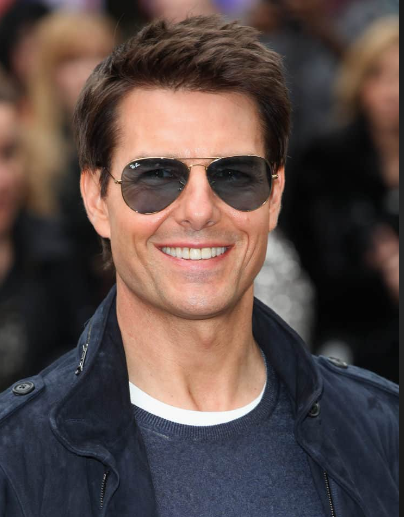
#> input picture Main/Tom Cruise/tom cruise 2.png, 404 x 517 px, found by its file name; its folder holds only this picture in this run
$ jupyter execute --allow-errors 'Face Detection and Recognition System.ipynb'
#> lines starting #> are read from the running program, lines starting #| are printed output that depends on the picture
# Face Detection using CNN

CNN(Convolutional Neural Network) face detector that is both highly accurate and very robust, capable of detecting faces from varying viewing angles, lighting conditions.
Convolutional Layers: These layers learn hierarchical features from the image, capturing patterns like edges, textures, and shapes.
Here we are taken Tom Cruise and Matt Damon images to face detection.

[cell 1]
# import library what we need
import numpy as np
import pandas as pd
import warnings
warnings.filterwarnings('ignore')
import matplotlib.pyplot as plt
import pandas as pd
import seaborn as snb
import os
import cv2 as cv

[cell 2]
for k in os.listdir("Tom Cruise"):
    print(k)

[cell 3]
# plot the image
for f in os.listdir('Tom Cruise'):
    ar = cv.imread('Tom Cruise/'+f)
#> ar is the input picture: shape (517, 404, 3); mean B, G, R 70.1, 73.5, 88.6
    gr=cv.cvtColor(ar,cv.COLOR_BGR2GRAY)
    img=cv.resize(gr,(500,500))
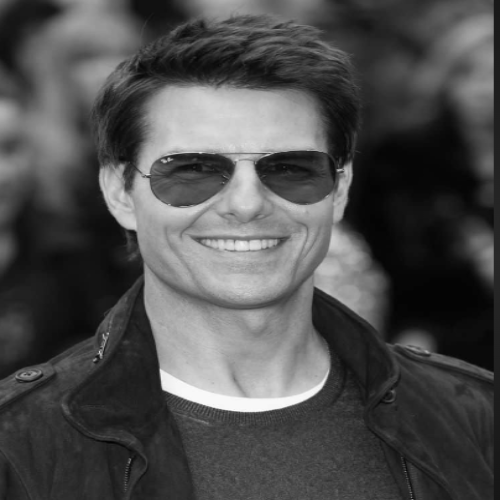
#> img: shape (500, 500); min 2, max 252, mean 77.5
    fing=img.flatten()
    plt.imshow(img)

[cell 4]
z=np.zeros((1,2916))
for f in os.listdir('Tom Cruise'):
    ar = cv.imread('Tom Cruise/'+f)
    gr=cv.cvtColor(ar,cv.COLOR_BGR2GRAY)
    img=cv.resize(gr,(54,54))
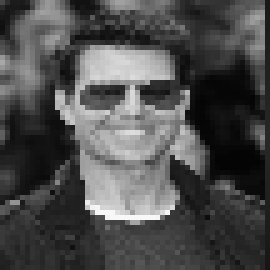
#> img: shape (54, 54) (shown 5 times larger); min 4, max 248, mean 77.3
    fing=img.flatten()
#> fing = 2916 values, max 248 at index 2288, min 4 at index 1120, mean 77.3
    z=np.append(z,[fing], axis=0)

[cell 5]
z.shape
#> Out = (2, 2916)

# CNN ----Convolutional Neural Network

[cell 6]
# iterating face images through a directory structure (Main)
# reading path of the images and stored in 'j'
ls=[]
for k in os.listdir('Main'):
    for j in os.path.abspath(k):
        ar=cv.imread(os.path.abspath(j))
        ls.append(ar)

[cell 7]
ls=[]
#> ls = []
for k in os.listdir('Main'):
    for j in os.listdir('Main'+'/'+k):  # changing path into array
        ar=cv.imread('Main'+'/'+k+'/'+j)
        gr=cv.cvtColor(ar,cv.COLOR_BGR2GRAY) # changing colour to black and white
        img=cv.resize(gr,(54,54))
        fimg=img.flatten() # resize the images
#> fimg has the same summary as fing
        ls.append(img)

[cell 8]
img.shape
#> Out = (54, 54)

[cell 9]
len(ls)
#> Out = 1

[cell 10]
ls=[]
for k in os.listdir('Main'):
    for j in os.listdir('Main'+'/'+k):
        ar=cv.imread('Main'+'/'+k+'/'+j)
        gr=cv.cvtColor(ar,cv.COLOR_BGR2GRAY)  # Convert the image to grayscale
        img=cv.resize(gr,(54,54))   #  Resize the cropped face to a smaller size
        flt=img.reshape(1,-1)  #  Flatten the resized face image into a 1D array
        print(flt)
#> (printed output is left out)
        print(flt.shape)
#| (1, 2916)

[cell 11]
# vstacking will help to make all the in one array:
emt=np.zeros((1,2916))
for k in os.listdir('Main'):
    for j in os.listdir('Main'+'/'+k):
        ar=cv.imread('Main'+'/'+k+'/'+j)
        gr=cv.cvtColor(ar,cv.COLOR_BGR2GRAY)
        img=cv.resize(gr,(54,54))
        flt=img.reshape(1,-1)

        emt= np.vstack([emt,flt])
        print(emt.shape)
#| (2, 2916)

[cell 12]
emt.shape  # increased 1 column b/c added zeros in the loop
#> Out = (2, 2916)

[cell 13]
nar=np.delete(emt,0,axis=0) # deleting one column so axis is 0

[cell 14]
nar.shape
#> Out = (1, 2916)

[cell 15]
har=cv.CascadeClassifier("haarcascade_frontalface_default.xml")
har.detectMultiScale(ar,scaleFactor=1.1,minNeighbors=9)
#> Out = [[79, 89, 238, 238]]

[cell 16]
faces_rect = har.detectMultiScale(ar, scaleFactor=1.1, minNeighbors=9)
#> faces_rect = [[79, 89, 238, 238]]
faces_rect

for (x, y, w, h) in faces_rect:
    cv.rectangle(img, (x, y), (x+w, y+h), (0, 255, 0), thickness=2)
#> this loop made 1 pass

[cell 17]
for p in os.listdir('Main'):

    for k in os.listdir('Main/' + p):

        img = cv.imread('Main/' + p + '/'+ k)
        ar = cv.cvtColor(img, cv.COLOR_BGR2GRAY)
        faces_rect = har.detectMultiScale(ar, scaleFactor=1.1, minNeighbors=9, flags=cv.CASCADE_SCALE_IMAGE)

        for (x, y, w, h) in faces_rect:
            ar = ar[y:y+h, x:x+w]
#> this loop made 1 pass
#> pass 1, `ar = ar[y:y+h, x:x+w]`:
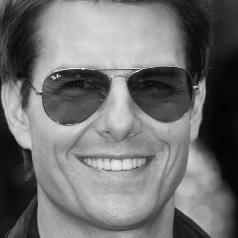
#> ar: shape (238, 238); min 4, max 243, mean 113

[cell 18]
c=0
for k in os.listdir("Main"):
    for j in os.listdir('Main'+'/'+k):
        c=c+1
        ar=cv.imread('Main'+'/'+k+'/'+j)
        plt.subplot(5,2,c)
        plt.imshow(ar)

[cell 19]
emt = np.zeros((1,2916))
c=0
for k in os.listdir('Main'):
    for j in os.listdir(os.path.abspath('Main/' + k)):
        c=c+1
        img=cv.imread(os.path.abspath('Main/'+k+'/' +j))
        ar=cv.cvtColor(img,cv.COLOR_BGR2GRAY)  # Convert the image to grayscale

        # Detect faces using Haar cascades
        # Crop the detected face region from the original image
        faces_rect = har.detectMultiScale(ar, scaleFactor=1.1, minNeighbors=9, flags=cv.CASCADE_SCALE_IMAGE)

        for (x, y, w, h) in faces_rect:
            ar = ar[y:y+h, x:x+w]

        fling=cv.resize(ar,(54,54))   #  Resize the cropped face to a smaller size
        flt = fling.reshape(1,-1)     #  Flatten the resized face image into a 1D array

[cell 20]
nar

[cell 21]
from sklearn.neural_network import MLPClassifier

[cell 22]
mod = MLPClassifier((1000,500,50))

#> (a cell that did not finish here is left out)

[cell 24]
har=cv.CascadeClassifier("haarcascade_frontalface_default.xml")

[cell 25]
# taken same persons different images to check predict properly or not
ar = cv.imread("MT/tom cruise 4.jpg")
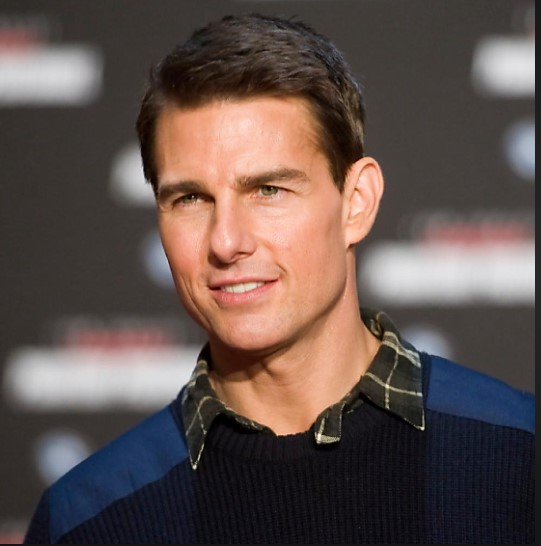
#> input picture MT/tom cruise 4.jpg, 541 x 546 px
#> ar is the input picture: shape (546, 541, 3); mean B, G, R 76.6, 80.9, 96
print(ar.shape)
#| (546, 541, 3)
gr=cv.cvtColor(ar,cv.COLOR_BGR2GRAY)
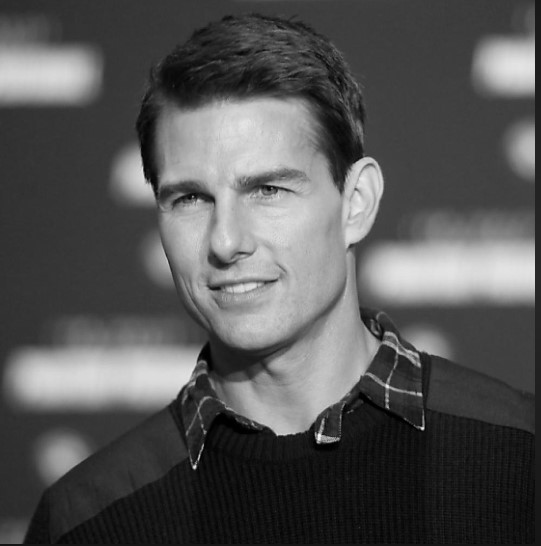
#> gr: shape (546, 541); min 0, max 247, mean 84.9
faces_rect = har.detectMultiScale(gr, scaleFactor=1.1, minNeighbors=9, flags=cv.CASCADE_SCALE_IMAGE)
#> faces_rect = [[127, 112, 209, 209]]
for (x, y, w, h) in faces_rect:
        gr = gr[y:y+h, x:x+w]
#> this loop made 1 pass
#> pass 1, `gr = gr[y:y+h, x:x+w]`:
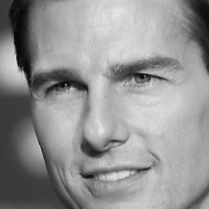
#> gr: shape (209, 209); min 2, max 230, mean 146.6

img=cv.resize(gr,(54,54))
rsz=img.reshape(1,2916)

rsz.shape
#> Out = (1, 2916)

#> (a cell that did not finish here is left out)

[cell 27]
ar = cv.imread("MT/matt.jpg")
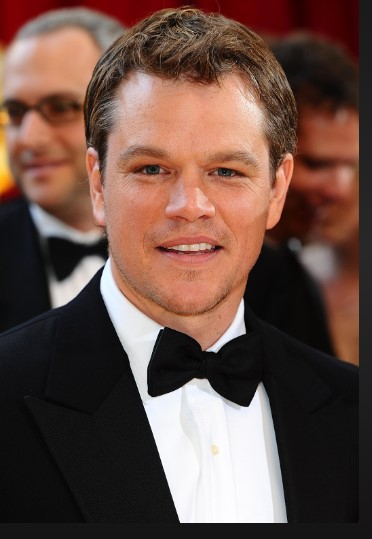
#> input picture MT/matt.jpg, 372 x 539 px
#> ar is the input picture: shape (539, 372, 3); mean B, G, R 69.2, 78.1, 105
print(ar.shape)
#| (539, 372, 3)
gr=cv.cvtColor(ar,cv.COLOR_BGR2GRAY)
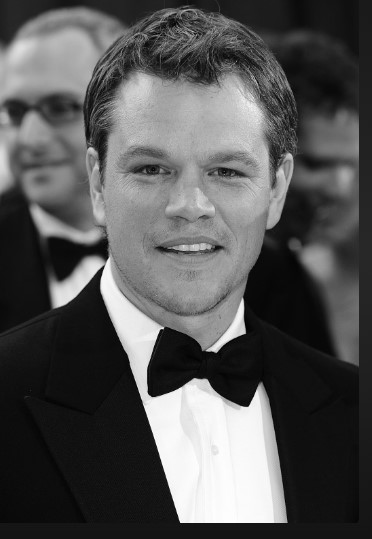
#> gr: shape (539, 372); min 0, max 255, mean 85.1
faces_rect = har.detectMultiScale(gr, scaleFactor=1.1, minNeighbors=9, flags=cv.CASCADE_SCALE_IMAGE)
#> faces_rect = [[85, 89, 208, 208]]
for (x, y, w, h) in faces_rect:
        gr = gr[y:y+h, x:x+w]
#> this loop made 1 pass
#> pass 1, `gr = gr[y:y+h, x:x+w]`:
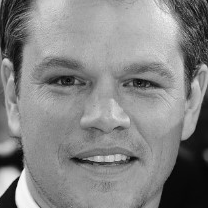
#> gr: shape (208, 208); min 4, max 249, mean 132.7

img=cv.resize(gr,(54,54))
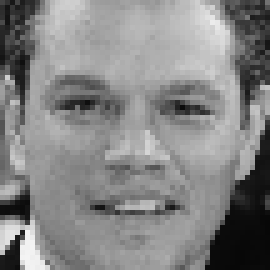
#> img: shape (54, 54) (shown 5 times larger); min 7, max 244, mean 132.8
rs=img.reshape(1,2916)

rs.shape
#> Out = (1, 2916)
